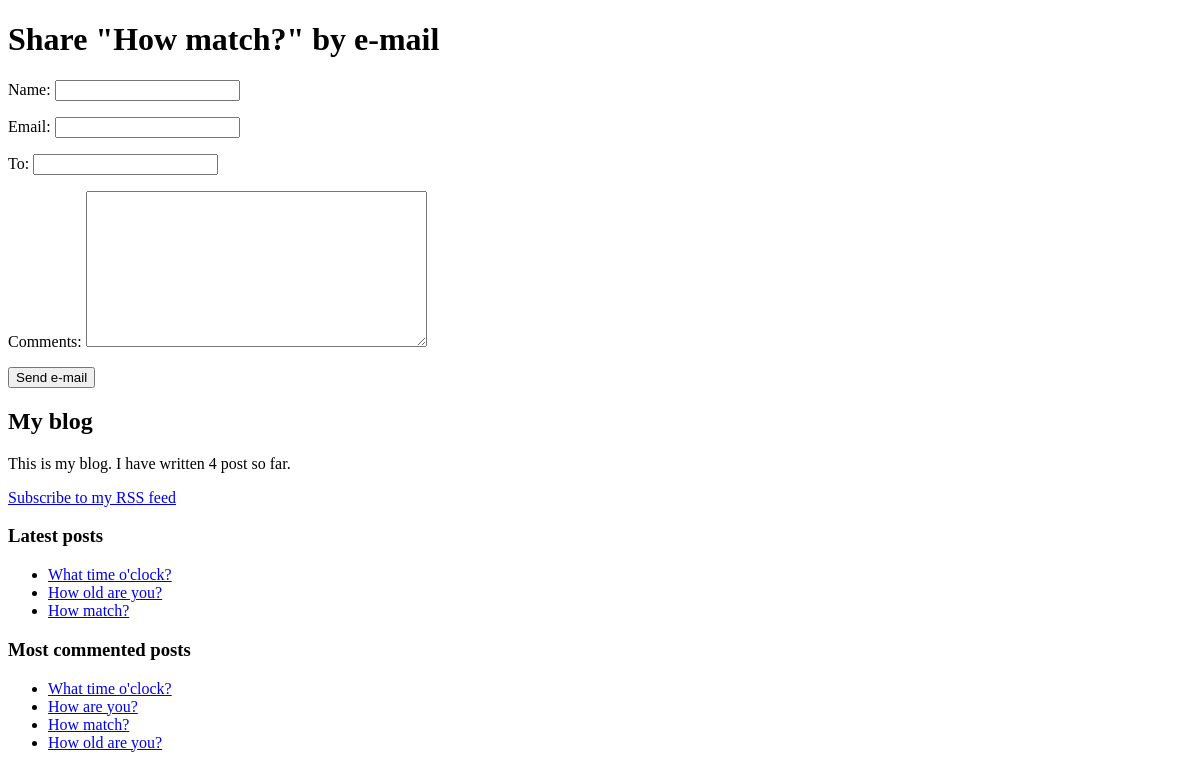
/blog/2/share/, run on an earlier commit of the app's database.
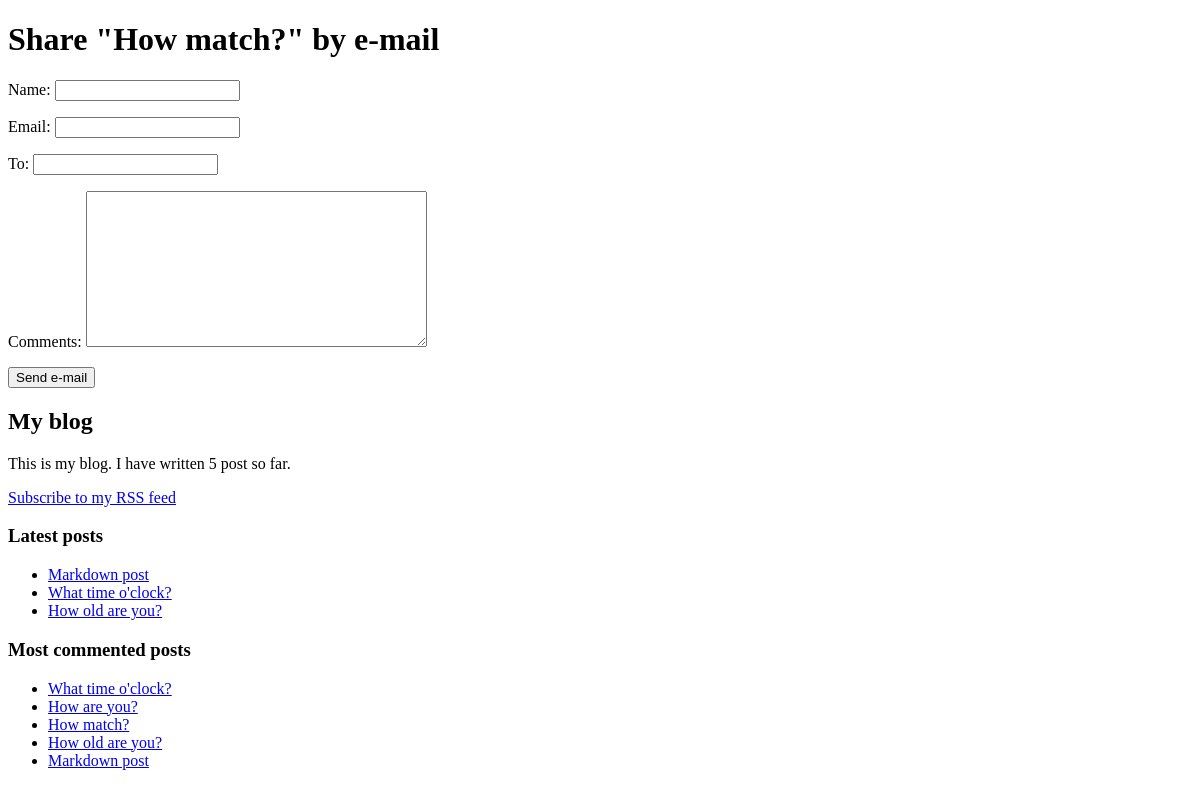
And on a later commit of the database.
### blog/models.py (models this page shows, shortened)
class Post(models.Model):
    STATUS_CHOICES = (
        ("draft", "Draft"),
        ("published", "Published"),
    )
    title = models.CharField(max_length=250)
    slug = models.SlugField(max_length=250, unique_for_date="publish")
    author = models.ForeignKey(User, related_name='blog_posts', on_delete=models.CASCADE)
    body = models.TextField()
    publish = models.DateTimeField(default=timezone.now)
    created = models.DateTimeField(auto_now_add=True)
    updated = models.DateTimeField(auto_now=True)
    status = models.CharField(max_length=10, choices=STATUS_CHOICES, default='draft')
    tags = TaggableManager()
    class Meta:
        ordering = ("-publish",)
    def get_absolute_url(self):
        return reverse('blog:post_detail',
                       args=[self.publish.year,
                             self.publish.strftime('%m'),
                             self.publish.strftime('%d'),
                             self.slug])

### blog/views.py (the view)
# urls.py: re_path(r'^(?P<post_id>\d+)/share/$', views.post_share, name='post_share'),
def post_share(request, post_id):
    post = get_object_or_404(Post, id=post_id, status='published')
    sent = False  # переделай костыль
    cd = {"to": "Nothing"}  # переделай костыль
    if request.method == 'POST':
        form = EmailPostForm(request.POST)
        if form.is_valid():
            cd = form.cleaned_data
            post_url = request.build_absolute_uri(post.get_absolute_url())
            subject = '{} ({}) recommends you reading "{}"'.format(cd['name'], cd['email'], post.title)
            message = 'Read "{}" at {}\n\n{}\'s comments: {}'.format(post.title, post_url, cd['name'], cd['comments'])
            send_mail(subject, message, 'admin@myblog.com', [cd['to']])
            sent = True
    else:
        form = EmailPostForm()
    return render(request, 'blog/post/share.html', {'post': post,
                                                    'form': form,
                                                    'sent': sent,
                                                    'cd': cd})

### blog/forms.py
class EmailPostForm(forms.Form):
    name = forms.CharField(max_length=25)
    email = forms.EmailField()
    to = forms.EmailField()
    comments = forms.CharField(required=False,
                               widget=forms.Textarea)

### blog/templatetags/blog_tags.py (called while the page is built)
@register.simple_tag
def total_posts():
    return Post.objects.filter(status="published").count()

@register.inclusion_tag('blog/post/latest_posts.html')
def show_latest_posts(count=5):
    latest_posts = Post.objects.filter(status="published").order_by('-publish')[:count]
    return {'latest_posts': latest_posts}

@register.simple_tag
def get_most_commented_posts(count=5):
    return Post.objects.filter(status="published").annotate(total_comments=Count('comments')).order_by(
        '-total_comments')[:count]

### templates/blog/post/share.html (shortened to what this page needs)
{% extends "blog/base.html" %}
{% block content %}
    {% if sent %}
        <h1>E-mail successfully sent</h1>
        <p>
            "{{ post.title }}" was successfully sent to {{ cd.to }}.
        </p>
    {% else %}
        <h1>Share "{{ post.title }}" by e-mail</h1>
        <form action="" method="post">
            {{ form.as_p }}
            <input type="submit" value="Send e-mail">
        </form>
    {% endif %}
{% endblock %}

### templates/blog/base.html (shortened to what this page needs)
{% load blog_tags %}
{% load static %}
<!DOCTYPE html>
<html>
<head>
    <link href="{% static "css/blog.css" %}" rel="stylesheet">
</head>
<body>
<div id="content">
    {% block content %}
    {% endblock %}
</div>
<div id="sidebar">
    <h2>My blog</h2>
    <p>This is my blog. I have written {% total_posts %} post so far.</p>
    <p><a href="{% url "blog:post_feed" %}">Subscribe to my RSS feed</a></p>
    <h3>Latest posts</h3>
    {% show_latest_posts 3 %}
    <h3>Most commented posts</h3>
    {% get_most_commented_posts as most_commented_posts %}
    <ul>
        {% for post in most_commented_posts %}
            <li>
                <a href="{{ post.get_absolute_url }}">{{ post.title }}</a>
            </li>
        {% endfor %}
    </ul>
</div>
</body>
</html>

### templates/blog/post/latest_posts.html
<ul>
    {% for post in latest_posts %}
        <li>
            <a href="{{ post.get_absolute_url }}">{{ post.title }}</a>
        </li>
    {% endfor %}
</ul>

What changed in the data, as far as the page shows it:
no longer on one of the page's lists (row unchanged): Post: title "How match?"
added Post: title "Markdown post"
Also different on the page:
text no longer shown: "4"
text now shown: "5"
